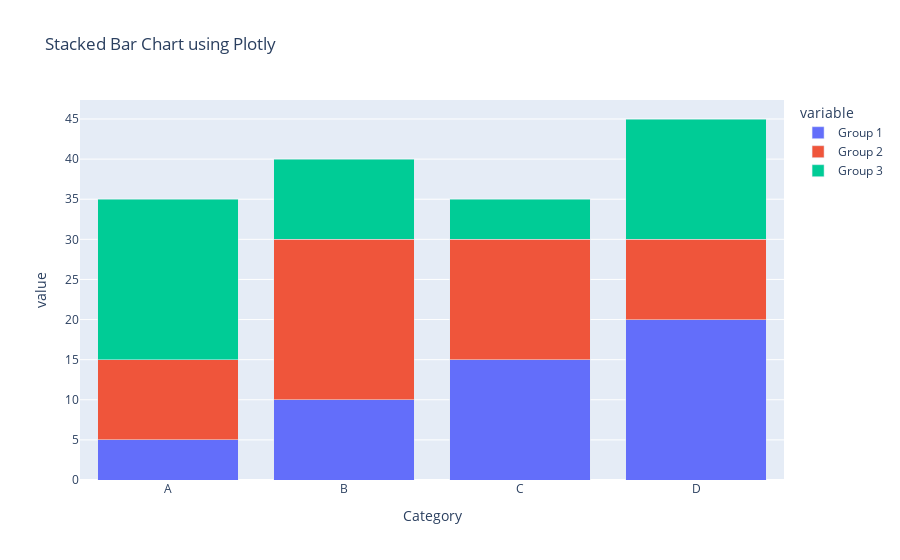

Source (notebook cell):
### Markdown cell above
Stacked Bar Chart - plotly

### Code cell
# # Sample data
# labels = ['A', 'B', 'C', 'D']
# group1 = [5, 10, 15, 20]
# group2 = [10, 20, 15, 10]
# group3 = [20, 10, 5, 15]

# # Create DataFrame
# df = pd.DataFrame({
#     'Category': labels,
#     'Group 1': group1,
#     'Group 2': group2,
#     'Group 3': group3
# })

# # Create stacked bar chart
# fig = px.bar(df, x='Category', y=['Group 1', 'Group 2', 'Group 3'], title="Stacked Bar Chart using Plotly", barmode='stack')

# # Show plot
# fig.show()

### Figure 1 — Plotly figure (JSON) as saved in the notebook; plotly's stock layout.template omitted (floating-point values rounded to 4 significant figures)
{"data": [{"alignmentgroup": "True", "hovertemplate": "variable=Group 1<br>Category=%{x}<br>value=%{y}<extra></extra>", "legendgroup": "Group 1", "marker": {"color": "#636efa", "pattern": {"shape": ""}}, "name": "Group 1", "offsetgroup": "Group 1", "orientation": "v", "showlegend": true, "textposition": "auto", "type": "bar", "x": ["A", "B", "C", "D"], "xaxis": "x", "y": [5, 10, 15, 20], "yaxis": "y"}, {"alignmentgroup": "True", "hovertemplate": "variable=Group 2<br>Category=%{x}<br>value=%{y}<extra></extra>", "legendgroup": "Group 2", "marker": {"color": "#EF553B", "pattern": {"shape": ""}}, "name": "Group 2", "offsetgroup": "Group 2", "orientation": "v", "showlegend": true, "textposition": "auto", "type": "bar", "x": ["A", "B", "C", "D"], "xaxis": "x", "y": [10, 20, 15, 10], "yaxis": "y"}, {"alignmentgroup": "True", "hovertemplate": "variable=Group 3<br>Category=%{x}<br>value=%{y}<extra></extra>", "legendgroup": "Group 3", "marker": {"color": "#00cc96", "pattern": {"shape": ""}}, "name": "Group 3", "offsetgroup": "Group 3", "orientation": "v", "showlegend": true, "textposition": "auto", "type": "bar", "x": ["A", "B", "C", "D"], "xaxis": "x", "y": [20, 10, 5, 15], "yaxis": "y"}], "layout": {"barmode": "stack", "legend": {"title": {"text": "variable"}, "tracegroupgap": 0}, "title": {"text": "Stacked Bar Chart using Plotly"}, "xaxis": {"anchor": "y", "domain": [0, 1], "title": {"text": "Category"}}, "yaxis": {"anchor": "x", "domain": [0, 1], "title": {"text": "value"}}}}
